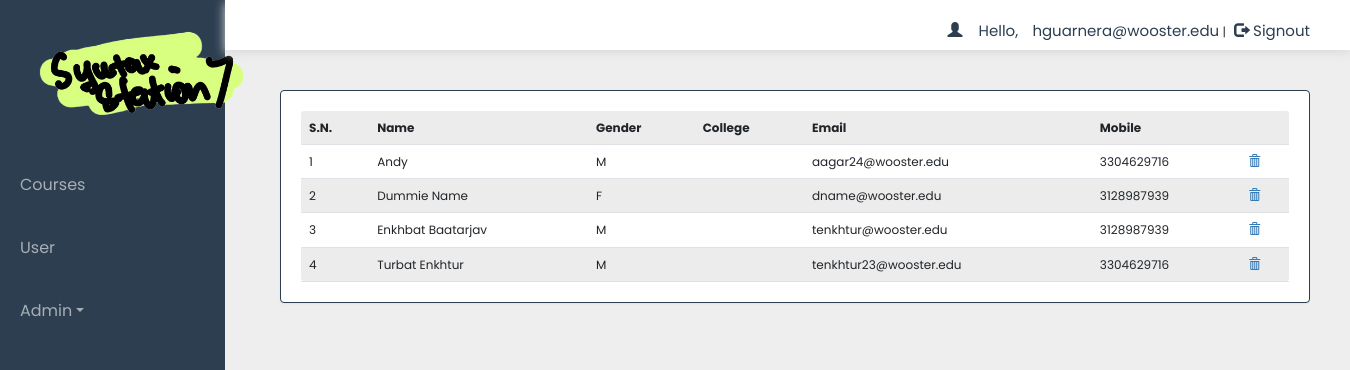
The page /headdash.php?q=1 (signed in) on the database its author committed.
### tables this page shows
CREATE TABLE `user` (
  `name` varchar(50) NOT NULL,
  `gender` varchar(5) NOT NULL,
  `email` varchar(50) NOT NULL,
  `mob` bigint(20) NOT NULL,
  `password` varchar(50) NOT NULL,
  `role` varchar(7) NOT NULL
);

### headdash.php (the view, shortened to what this page needs)
<!DOCTYPE html>
<html>
<head>
  <link href="https://cdn.jsdelivr.net/npm/bootstrap@5.2.0-beta1/dist/css/bootstrap.min.css" rel="stylesheet">
  <link rel="stylesheet" href="css/bootstrap.min.css" />
  <link rel="stylesheet" href="css/bootstrap-theme.min.css" />
  <link rel="stylesheet" href="css/main.css">
  <link rel="stylesheet" href="css/font.css">
</head>
<?php
include_once 'dbConnection.php';
$email = $_SESSION['email'];
?>
<body>
  <div class="container-fluid">
    <div class="leftNavbar">
      <div class="row g-0 flex-nowrap">
        <div class="col-lg-2 col-sm-2 col-md-3 px-sm-0 px-0" style="background-color:#2c3e50;">
          <div class="d-flex flex-column align-items-center align-items-sm-start px-0 mx-0 pt-2 text-white min-vh-100">
            <a href="https://www.ashesi.edu.gh/" class="d-flex align-items-center pb-4 mb-md-0 me-md-auto text-white text-decoration-none">
              <div class="logo">
              <img src="./images/SSLogo.png" alt="" width="220" style="margin-bottom: 5px; margin-left: 20px; margin-top: 10px">
              </div>
            </a>
            <ul class="nav-links px-0 mx-0">
              <li class="nav-item" <?php if (@$_GET['q'] == 0) echo 'class="active"'; ?>><a href="headdash.php?q=0">Courses<span class="sr-only">(current)</span></a></li>
              <li class="nav-item" <?php if (@$_GET['q'] == 1) echo 'class="active"'; ?>><a href="headdash.php?q=1">User</a></li>
              <li class="dropdown nav-item <?php if (@$_GET['q'] == 4 || @$_GET['q'] == 5) echo 'active'; ?>">
                <a href="#" class="dropdown-toggle" data-toggle="dropdown" role="button" aria-haspopup="true" aria-expanded="false">Admin</a>
              </li>
            </ul>
          </div>
        </div>
        <div class="container col-lg-10" style="padding: 0 !important; margin: 0 !important;">
          <div class="header admin" style="height: 50px;">
            <div class="px-5" style="background-color:#FFFFFF;">
              <?php
              if (!(isset($_SESSION['email']))) {
                header("location:index.php");
              } else {
                echo '<span class="pull-right top title1" ><span class="log1"><span class="glyphicon glyphicon-user" aria-hidden="true"></span>&nbsp;&nbsp;&nbsp;&nbsp;Hello,</span> <span class="log1">' . $email . '</span>&nbsp;|&nbsp;<a href="logout.php?q=dash.php" class="log"><span class="glyphicon glyphicon-log-out" aria-hidden="true"></span>&nbsp;Signout</button></a></span>';
              }
              ?>
            </div>
          </div>
          <div class="bg">
            <div class="container">
              <div class="row">
                <div class="col-lg-12 ">
                  <?php if (@$_GET['q'] == 1) {
                    $result = mysqli_query($con, "SELECT * FROM user") or die('Error');
                    echo  '<div class="panel"><table class="table table-striped title1">
<tr><td><b>S.N.</b></td><td><b>Name</b></td><td><b>Gender</b></td><td><b>College</b></td><td><b>Email</b></td><td><b>Mobile</b></td><td></td></tr>';
                    $c = 1;
                    while ($row = mysqli_fetch_array($result)) {
                      $name = $row['name'];
                      $mob = $row['mob'];
                      $gender = $row['gender'];
                      $email = $row['email'];
                      $college = $row['college'];
                      echo '<tr><td>' . $c++ . '</td><td>' . $name . '</td><td>' . $gender . '</td><td>' . $college . '</td><td>' . $email . '</td><td>' . $mob . '</td>
<td><a title="Delete User" href="update.php?demail=' . $email . '"><b><span class="glyphicon glyphicon-trash" aria-hidden="true"></span></b></a></td></tr>';
                    }
                    echo '</table></div>';
                  } ?>
                </div>
              </div>
            </div>
          </div>
        </div>
      </div>
    </div>
  </div>
</body>
</html>

### css/main.css (style rules this page uses)
* { margin: 0; padding: 0; box-sizing: border-box; }
html { width: 100%; height: 100%; }
body { overflow-x:hidden; height: 100%; width:100%; font-size: 12px !important; font-family: "Poppins", sans-serif; background:#eee; min-height:550px; background-attachment:fixed; }
.bg { min-height:540px; }
.panel { border-color:#2c3e50; margin:40px; padding:20px; }
.header { background: #ffffff; height:100px; width: 100%; box-shadow: 0px 3px 10px rgb(218, 218, 218); }
.logo { font-size:35px; color:#ffbb33; margin:15px; }
ul { width: 100%; }
.nav-item { display: flex; align-items: center; font-size: 16px; list-style: none; padding: 20px 0; }
.nav-item a { width: 100%; color: rgba(255, 255, 255, 0.583); padding: 0px 20px; text-decoration: none; }
.top { margin-top:20px; }
.log1 { color:#2c3e50; margin-left:11px; font-size: 15px }
.log { margin:10px; margin-left:5px; color: #2c3e50; text-decoration:none; font-size:20px; font-size:15px; }

### rows shown on the page
user: name "Andy", gender "M", email "aagar24@wooster.edu", mob "3304629716"
user: name "Dummie Name", gender "F", email "dname@wooster.edu", mob "3128987939"
user: name "Enkhbat Baatarjav", gender "M", email "tenkhtur@wooster.edu", mob "3128987939"
user: name "Turbat Enkhtur", gender "M", email "tenkhtur23@wooster.edu", mob "3304629716"

### other values the page prints
$email "hguarnera@wooster.edu"
